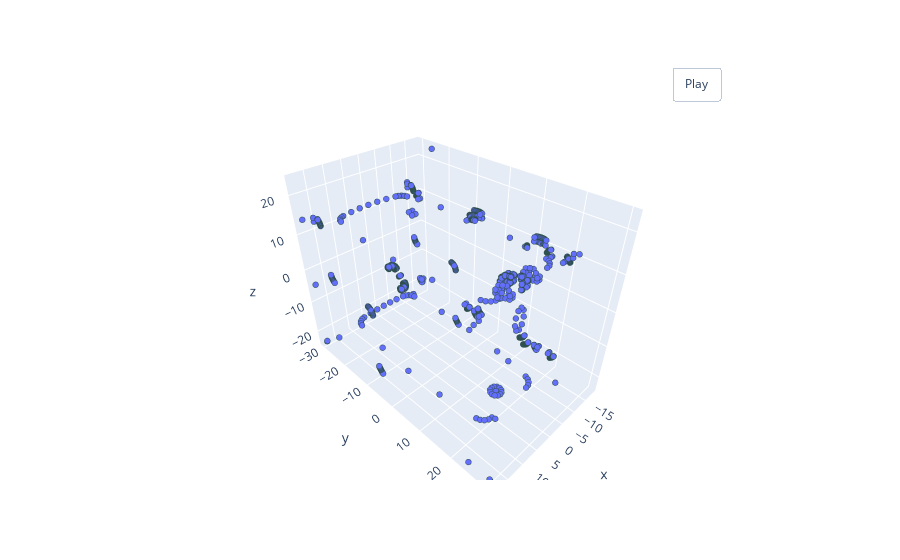

Here is the notebook cell this chart was saved with:
### Code cell
pcshow(x,y,z)

### Figure 1 — Plotly figure (JSON) as saved in the notebook; plotly's stock layout.template omitted (floating-point values rounded to 4 significant figures; data arrays with more than 128 entries replaced by an {"elided": "..."} marker saying what was removed)
{"data": [{"marker": {"line": {"color": "DarkSlateGrey", "width": 2}, "size": 2}, "mode": "markers", "type": "scatter3d", "x": {"elided": "3514 float values"}, "y": {"elided": "3514 float values"}, "z": {"elided": "3514 float values"}}], "layout": {"updatemenus": [{"buttons": [{"args": [null, {"frame": {"duration": 50, "redraw": true}, "fromcurrent": true, "mode": "immediate", "transition": {"duration": 0}}], "label": "Play", "method": "animate"}], "pad": {"r": 10, "t": 45}, "showactive": false, "type": "buttons", "x": 0.8, "xanchor": "left", "y": 1, "yanchor": "bottom"}]}}
